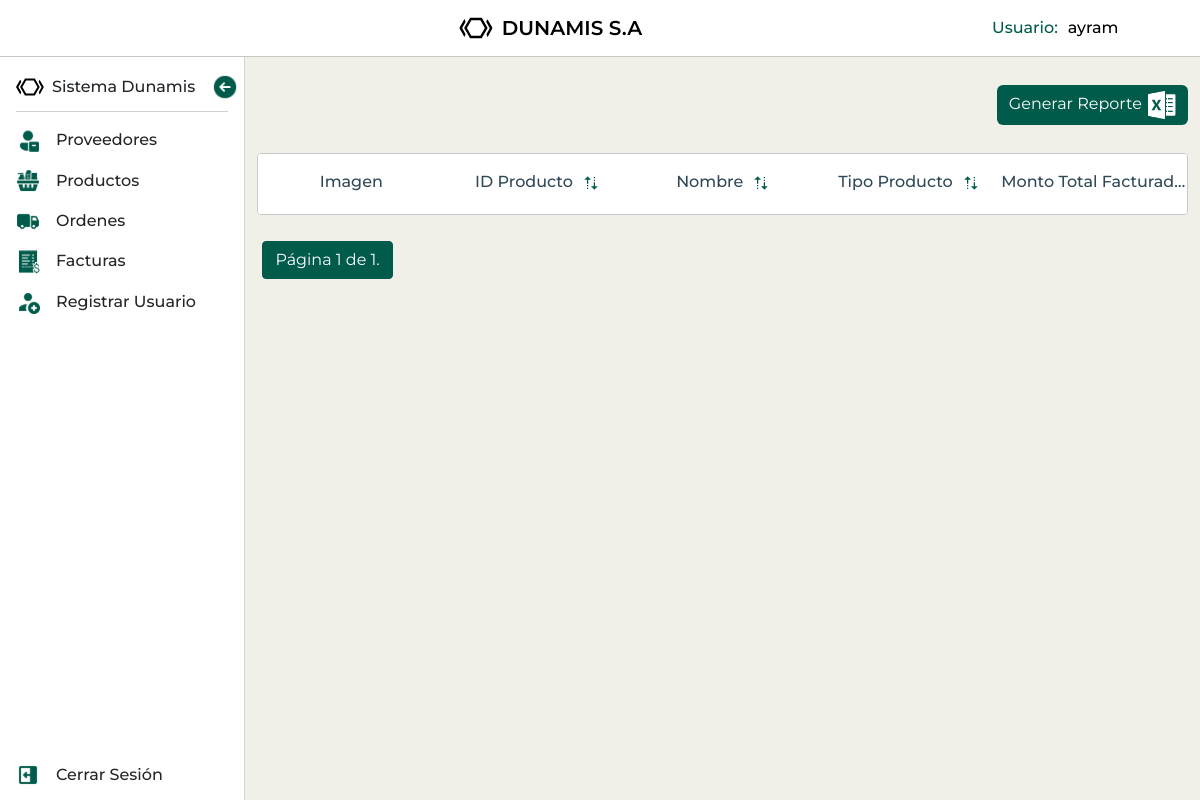
The app's page /facturas/monto_facturado_por_producto/ (signed in), older data.
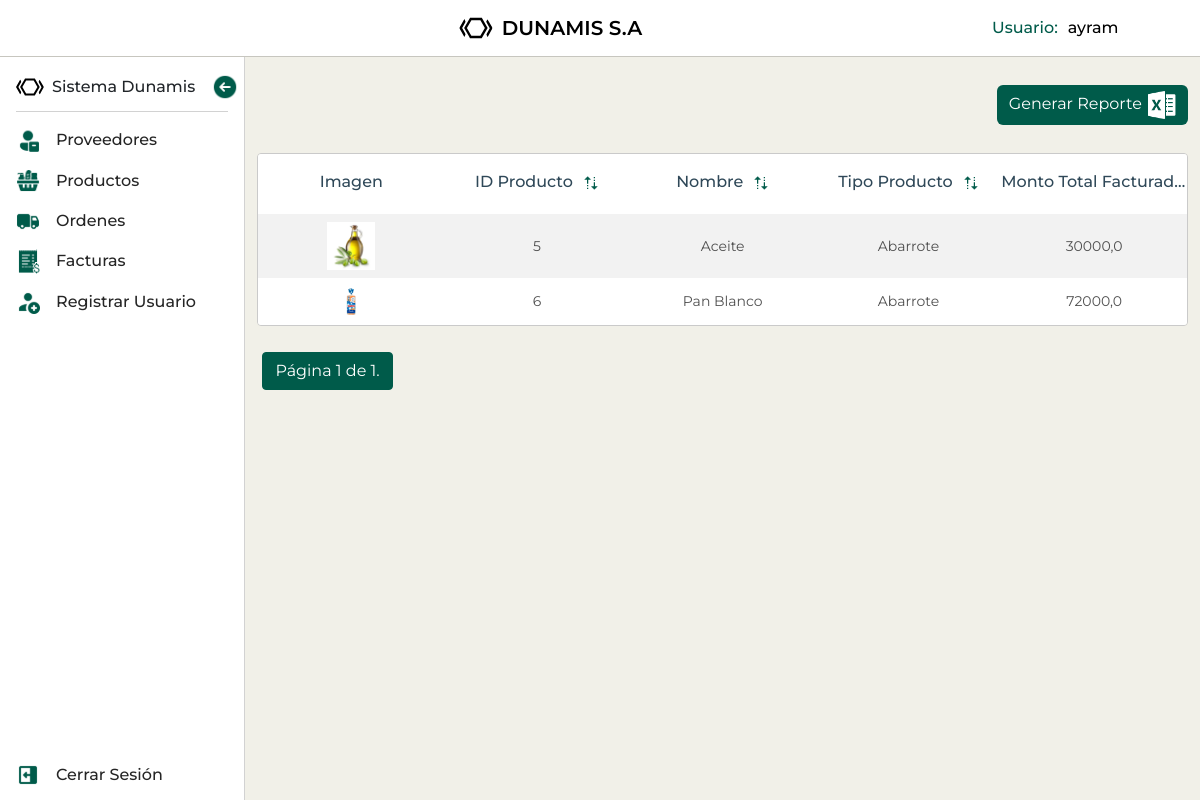
The same page, newer data.
### mod_ventas/sub_mod_productos/models.py (models this page shows, shortened)
class Producto(models.Model):
    nombre = models.CharField(max_length=150)
    imagen = models.ImageField(upload_to='productos/', blank=True, null=True, default='productos/default.png')
    tipo_producto = models.ForeignKey(TipoProducto, on_delete=models.CASCADE, default=1)
    proveedor = models.ForeignKey(Proveedor, on_delete=models.CASCADE, default=1)
    precio_compra = models.FloatField(validators=[MinValueValidator(1)], default=0)
    precio_venta = models.FloatField(validators=[MinValueValidator(1)], default=0)
    codigo_lote = models.CharField(max_length=150, default='')
    stock = models.IntegerField(default=0)
    fecha_vencimiento = models.DateField(default=date.today)
    slug = models.SlugField(default='', null=False)
    activo = models.BooleanField(default=True)
    descripcion = models.TextField()

class TipoProducto(models.Model):
    nombre =  models.CharField(max_length=100, default='')
    activo = models.BooleanField(default=True)
    descripcion = models.CharField(max_length=255)
    def __str__(self):
        return self.nombre

### mod_ventas/sub_mod_facturas/views.py (the view, shortened to what this page needs)
# urls.py: path('monto_facturado_por_producto/', MontoFacturadoPorProductoView.as_view(), name='monto_facturado_por_producto'),
class MontoFacturadoPorProductoView(LoginRequiredMixin, ListView):
    template_name = 'sub_mod_facturas/monto_facturado_por_producto.html'
    context_object_name = 'productos'
    paginate_by = 10
    def get_queryset(self):
        return Producto.objects.annotate(
            monto_total=Sum(F('facturadetalle__cantidad') * F('facturadetalle__precio_unitario'))
        ).filter(facturadetalle__isnull=False).order_by('id')

### mod_ventas/sub_mod_facturas/templates/sub_mod_facturas/monto_facturado_por_producto.html (shortened to what this page needs)
{% extends 'base.html' %}
{% load static %}
{% block content %}
  <section class="list-container">
    <div class="buttons-container">
      <a  class="btn d-inline " href="{% url 'reporte_excel' %}">
        Generar Reporte
        <img class="btn-icon btn-report-icon" src="{% static 'icons/excel.png' %}" alt="icono de pdf">
      </a>
    </div>
    <section class="bottom-section d-flex justify-content-center">
      <div class="table-responsive">
        <table id="productoTable" class="table table-striped provider-table">
          <thead>
            <tr class="table-header">
              <th scope="col">Imagen</th>
              <th scope="col">ID Producto<img src="{% static 'icons/sort-icon.png' %}" alt="sort"></th>
              <th scope="col">Nombre<img src="{% static 'icons/sort-icon.png' %}" alt="sort"></th>
              <th scope="col">Tipo Producto<img src="{% static 'icons/sort-icon.png' %}" alt="sort"></th>
              <th scope="col">Monto Total Facturado<img src="{% static 'icons/sort-icon.png' %}" alt="sort"></th>
            </tr>
          </thead>
          <tbody>
            {% for producto in productos %}
            <tr>
              <td>
                <div class="img-table-container">
                  {% if producto.imagen %}
                      <img src="{{ producto.imagen.url }}" alt="{{ producto.nombre }}">
                  {% else %}
                      <p>No image available</p>
                  {% endif %}
                </div>
              </td>
              <td><p>{{ producto.id }}</p></td>
              <td><p>{{ producto.nombre }}</p></td>
              <td><p>{{ producto.tipo_producto }}</p></td>
              <td><p>{{ producto.monto_total }}</p></td>
            </tr>
            {% endfor %}
        </tbody>
        </table>
    </div>
    </section>
    <div class="pagination">
      <span class="step-links">
      <span class="current">
        Página {{ page_obj.number }} de {{ page_obj.paginator.num_pages }}.
      </span>
    </span>
    </div>
  </section>
{% endblock %}

Row changes from the older to the newer data that the page shows:
added Producto: imagen (picture), id "5", nombre "Aceite", tipo_producto "Abarrote", monto_total "30000,0"
added Producto: imagen (picture), id "6", nombre "Pan Blanco", tipo_producto "Abarrote", monto_total "72000,0"
